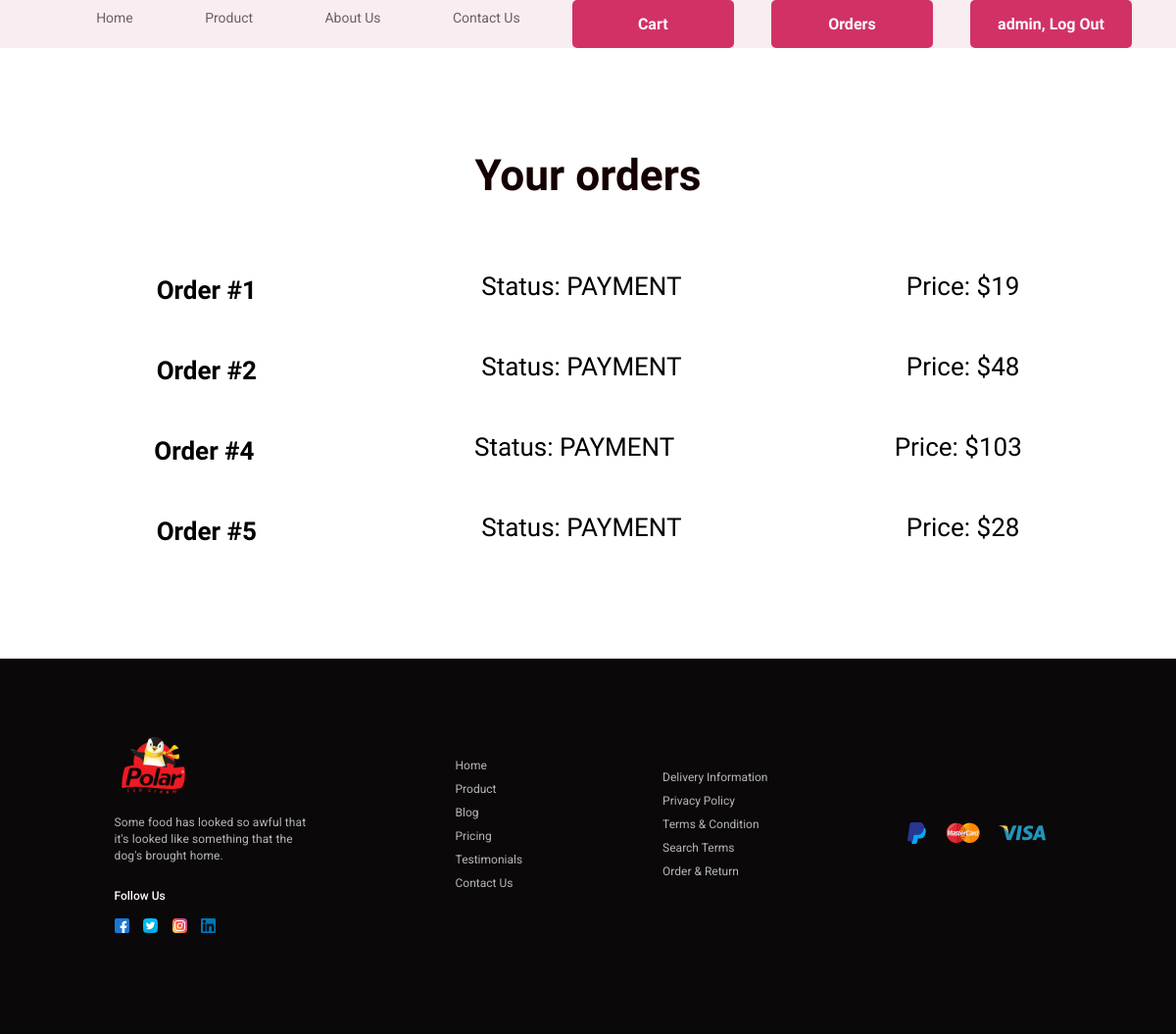
The app's page /orders (signed in) with its own data.
### web/models.py (models this page shows)
class Order(models.Model):
    PAYMENT, DELIVERY, COMPLETED = range(3)
    ORDER_STATUSES = (
        (PAYMENT, 'PAYMENT'),
        (DELIVERY, 'DELIVERY'),
        (COMPLETED, 'COMPLETED'),
    )
    cart = models.OneToOneField(
        Cart,
        on_delete=models.CASCADE,
    )
    user = models.ForeignKey(
        User,
        on_delete=models.CASCADE,
    )
    address = models.CharField(
        max_length=255,
    )
    status = models.IntegerField(
        choices=ORDER_STATUSES,
        default=PAYMENT,
    )
    created_at = models.DateTimeField(
        auto_now_add=True,
    )
    @property
    def get_status(self):
        return self.ORDER_STATUSES[self.status][1]

class Cart(models.Model):
    user = models.ForeignKey(
        User,
        on_delete=models.CASCADE,
    )
    products = models.ManyToManyField(
        Product,
        through=CartProduct,
        related_name='products',
    )
    total_price = models.IntegerField(
        default=0,
    )

### web/views.py (the view)
# urls.py: path('orders', views.OrderView.as_view(), name='orders'),
class OrderView(generic.ListView):
    template_name = 'orders.html'
    model = models.Order
    context_object_name = 'orders'
    def get_queryset(self):
        if self.request.user.is_authenticated:
            return models.Order.objects.filter(
                user=self.request.user,
            )

### web/templates/orders.html (shortened to what this page needs)
{% extends 'base.html' %}
{% load static %}
{% block start %}
    <section class="start start-no">
        <div class="container">
            <header class="d-flex justify-content-between align-items-center">
                <nav class="menu d-none d-sm-none d-md-block col-md-5">
                    <ul class="">
                        <li><a href="{% url 'index' %}">
                            Home
                        </a></li>
                        <li><a href="{% url 'products' %}">
                            Product
                        </a></li>
                        <li><a href="{% url 'about' %}">
                            About Us
                        </a></li>
                        <li><a href="{% url 'contacts' %}">
                            Contact Us
                        </a></li>
                    </ul>
                </nav>
                {% if request.user.is_authenticated %}
                    <a href="{% url 'cart' request.user.cart_set.last.pk %}">
                        <button class="header-btn">
                            Cart
                        </button>
                    </a>
                    <a href="{% url 'orders' %}">
                        <button class="header-btn">
                            Orders
                        </button>
                    </a>
                    <a href="{% url 'logout' %}">
                        <button class="header-btn">
                            {{ request.user.username }}, Log Out
                        </button>
                    </a>
                {% else %}
                    <a href="{% url 'login' %}">
                        <button class="header-btn">
                            Sign In
                        </button>
                    </a>
                {% endif %}
        </header>
        </div>
    </section>
{% endblock %}
{% block main %}
    <section class="product" style="min-height: 615px">
        <div class="container">
            <h3 class="product-title">
                Your orders
            </h3>
            <div class="product-box">
                {% if orders.exists %}
                    {% for order in orders %}
                        <div class="product-card d-flex justify-content-around flex-wrap align-items-center" style="margin-top: 30px;">
                            <div class="product-left">
                                <a href="{% url 'order-details' order.pk %}">
                                    <h3 class="product-card__name">Order #{{ order.pk }}</h3>
                                </a>
                            </div>
                            <p class="product-card__price">Status: {{ order.get_status }}</p>
                            <h3 class="product-card__price">Price: ${{ order.cart.total_price }}</h3>
                        </div>
                    {% endfor %}
                {% else %}
                    <h3>You have not orders yet!</h3>
                {% endif %}
            </div>
        </div>
    </section>
{% endblock %}

### web/static/css/style.css (style rules this page uses)
* { padding: 0;margin: 0; }
a { text-decoration: none; }
div { box-sizing: border-box; }
.container { max-width: 1125px; margin: auto; }
.start { background: #F8EDF0; height: 100vh; position: relative; }
.menu ul { list-style-type: none; display: flex; justify-content: space-between; }
.menu a { font-family: Roboto; font-style: normal; font-weight: normal; font-size: 14px; line-height: 16px; color: #150101; opacity: 0.6; }
.header-btn, .start-btn, .sugar-btn, .product-card__btn { width: 165px; height: 49px; background: #D23166; border-radius: 5px; border: none; font-family: Hind Madurai; font-style: normal; font-weight: bold; font-size: 16px; line-height: 22px; color: #FAFAFA; }
.start-no { height: initial; }
.product { padding-top: 100px; padding-bottom: 100px; }
.product-title { font-family: Hind Madurai; font-style: normal; font-weight: 600; font-size: 44.2px; line-height: 61px; color: #150101; text-align: center; margin-bottom: 64px; }
.product-card__name { font-family: Hind Madurai; font-style: normal; font-weight: bold; font-size: 26px; line-height: 36px; color: #000000; }
.product-card__price { font-family: Hind Madurai; font-style: normal; font-weight: 500; font-size: 26px; line-height: 36px; color: #000000; margin-bottom: 16px; }

### records on screen
Order: pk "1", get_status "PAYMENT", cart.total_price "19"
Order: pk "2", get_status "PAYMENT", cart.total_price "48"
Order: pk "4", get_status "PAYMENT", cart.total_price "103"
Order: pk "5", get_status "PAYMENT", cart.total_price "28"

### other values on screen
{{ request.user.username }} "admin"
